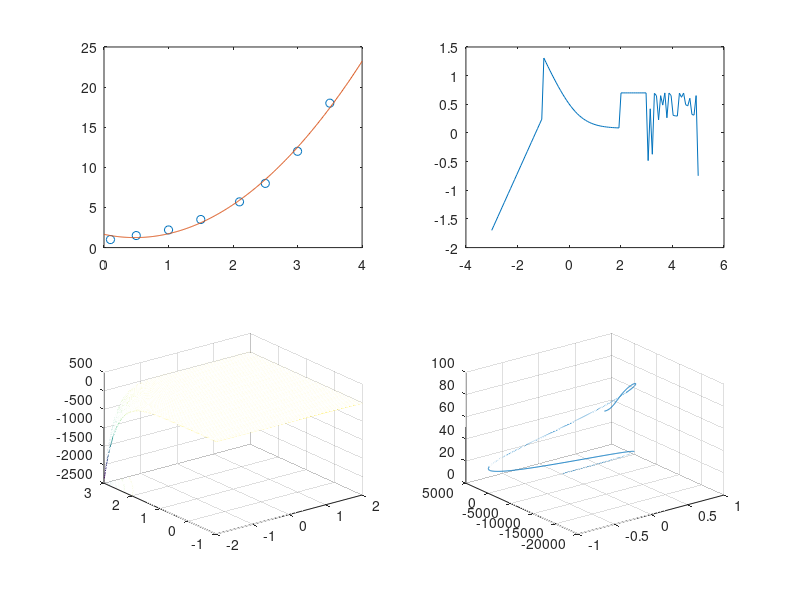

This figure's MATLAB source:
clear; clc;
x1 = [0.1 0.5 1 1.5 2.1 2.5 3 3.5];
y1 = [1 1.5 2.2 3.5 5.7 8 12 18];
p1 = polyfit(x1,y1,2);
x1fit = [0:0.01:4];
subplot(2,2,1)
plot(x1,y1,'o',x1fit,polyval(p1,x1fit))

x2 = logspace(-3,5,100);
for i=1:100
    xx = x2(i);
    if xx<0.1
        y2(i) = 20*xx;
    elseif xx<100
        y2(i) = (1+0.6*xx)*2/xx;
    elseif xx<1000
        y2(i) = 5;
    else
        y2(i) = 5*sin(xx);
    end
end
subplot(2,2,2)
plot(log10(x2),log10(y2))

x3 = [-2:0.01:2];
y3 = [-1:0.01:3];
[X,Y] = meshgrid(x3,y3);
Z = X.*Y.*exp(-X.*Y);
subplot(2,2,3)
meshc(X,Y,Z)

t = [0:0.01:10];
x4 = sin(t);
y4 = exp(t).*cos(t);
z4 = t.^2;
subplot(2,2,4)
plot3(x4,y4,z4),grid on